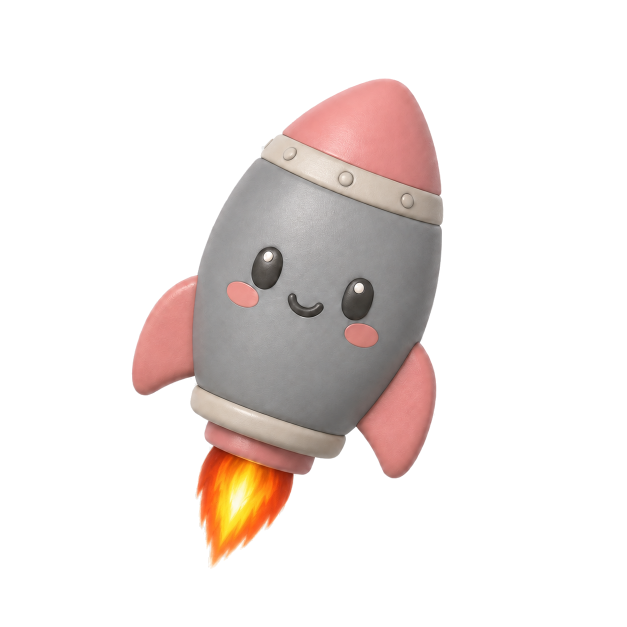
#> input picture MouseMazeRun/assets/rocket-power.png, 1254 x 1254 px, found by its file name (shown at 1/2 size)
$ python prepare-rocket-flight-asset.py
#> lines starting #> are read from the running program, lines starting #| are printed output that depends on the picture
"""Prepare an upright, flame-free rocket body for the flight animation."""

from pathlib import Path

from PIL import Image


ROOT = Path(__file__).resolve().parents[1]
ASSETS = ROOT / "assets"
SOURCE = ASSETS / "rocket-power.png"
OUTPUT = ASSETS / "rocket-flight-body.png"


def remove_baked_flame(image):
    cleaned = image.convert("RGBA")
    pixels = cleaned.load()
    width, height = cleaned.size

    # The flame begins below the rocket's diagonal nozzle edge. Keeping this
    # boundary diagonal preserves the full pink nozzle while removing only fire.
    for y in range(height):
        for x in range(width):
            if y > 0.28 * x + 790 and x < width * 0.55:
                red, green, blue, alpha = pixels[x, y]
                if alpha > 0:
                    pixels[x, y] = (red, green, blue, 0)
            elif y > 0.2 * x + 720 and x < width * 0.55:
                red, green, blue, alpha = pixels[x, y]
                if alpha > 0 and red > 130 and blue < 80:
                    pixels[x, y] = (red, green, blue, 0)

    return cleaned


def crop_to_subject(image, padding=18):
    bounds = image.getchannel("A").getbbox()
    if not bounds:
        return image
    left, top, right, bottom = bounds
    return image.crop(
        (
            max(0, left - padding),
            max(0, top - padding),
            min(image.width, right + padding),
            min(image.height, bottom + padding),
        ),
    )


def main():
    source = Image.open(SOURCE)
#> source is the input picture: PIL image 1254x1254 RGBA; mean R, G, B, A 232.4, 225, 222.7, 59.2
    body = remove_baked_flame(source)
    upright = body.rotate(15, resample=Image.Resampling.BICUBIC, expand=True)
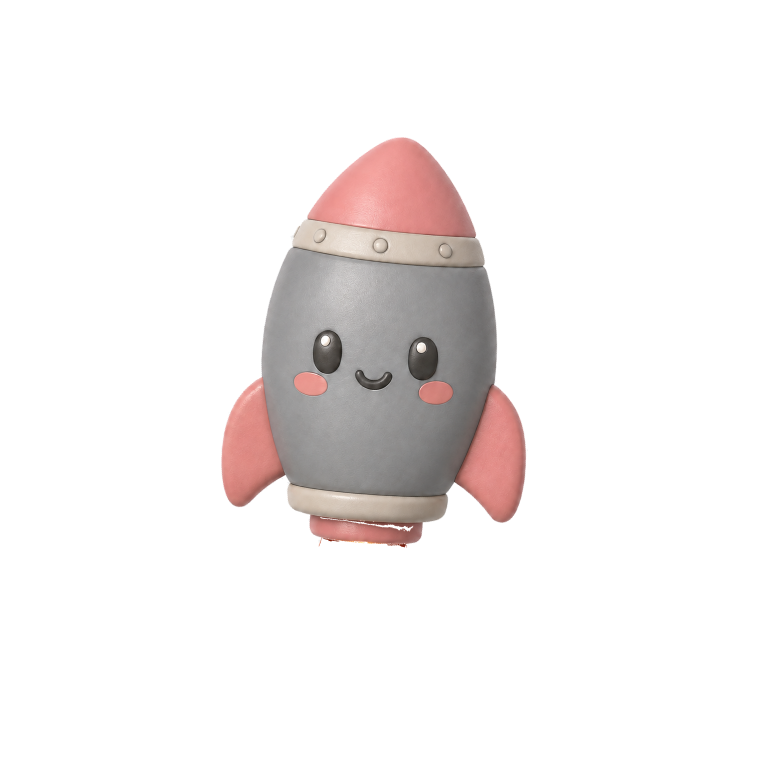
#> upright: PIL image 1536x1536 RGBA (shown at 1/2 size); mean R, G, B, A 24.7, 21, 20.5, 36.2; transparent parts drawn white
    prepared = crop_to_subject(upright)
#> in crop_to_subject, `bounds = image.getchannel("A").getbbox()`: bounds = (440, 272, 1057, 1097)
#> in crop_to_subject, `left, top, right, bottom = bounds`: left = 440; top = 272; right = 1057; bottom = 1097
#> in crop_to_subject, `return image.crop( ( max(0, left - padding), max(0, top - padding), mi..`:
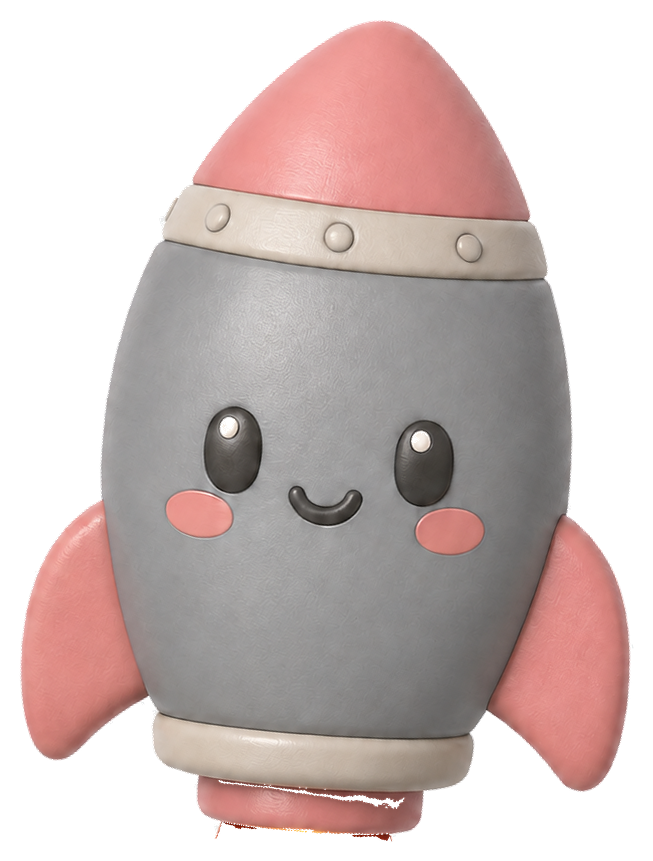
#> returned value: PIL image 653x861 RGBA; mean R, G, B, A 103.5, 88, 86, 152; transparent parts drawn white
    prepared = prepared.crop((0, 0, prepared.width, prepared.height - 35))
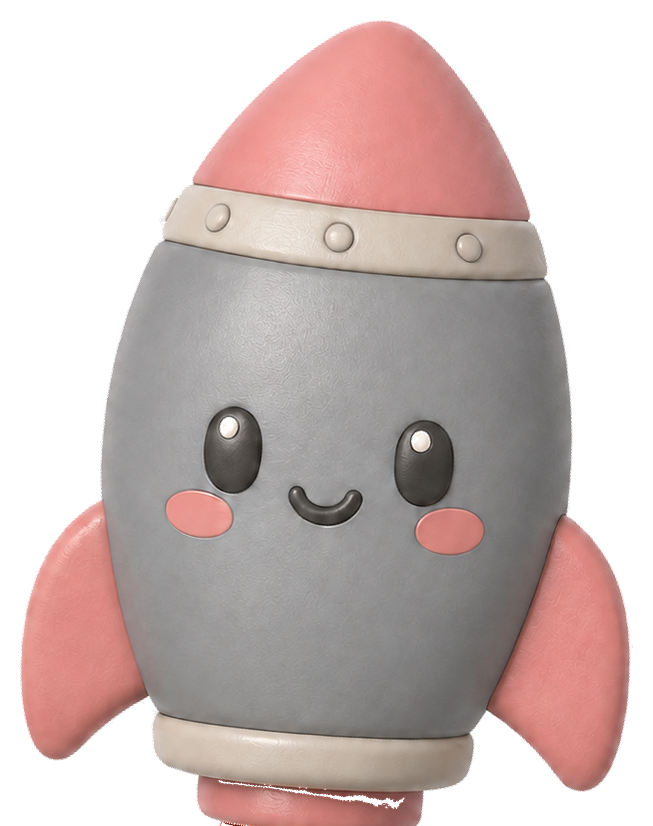
#> prepared: PIL image 653x826 RGBA; mean R, G, B, A 107.4, 91.5, 89.4, 157.9; transparent parts drawn white
    prepared.save(OUTPUT)


if __name__ == "__main__":
    main()
